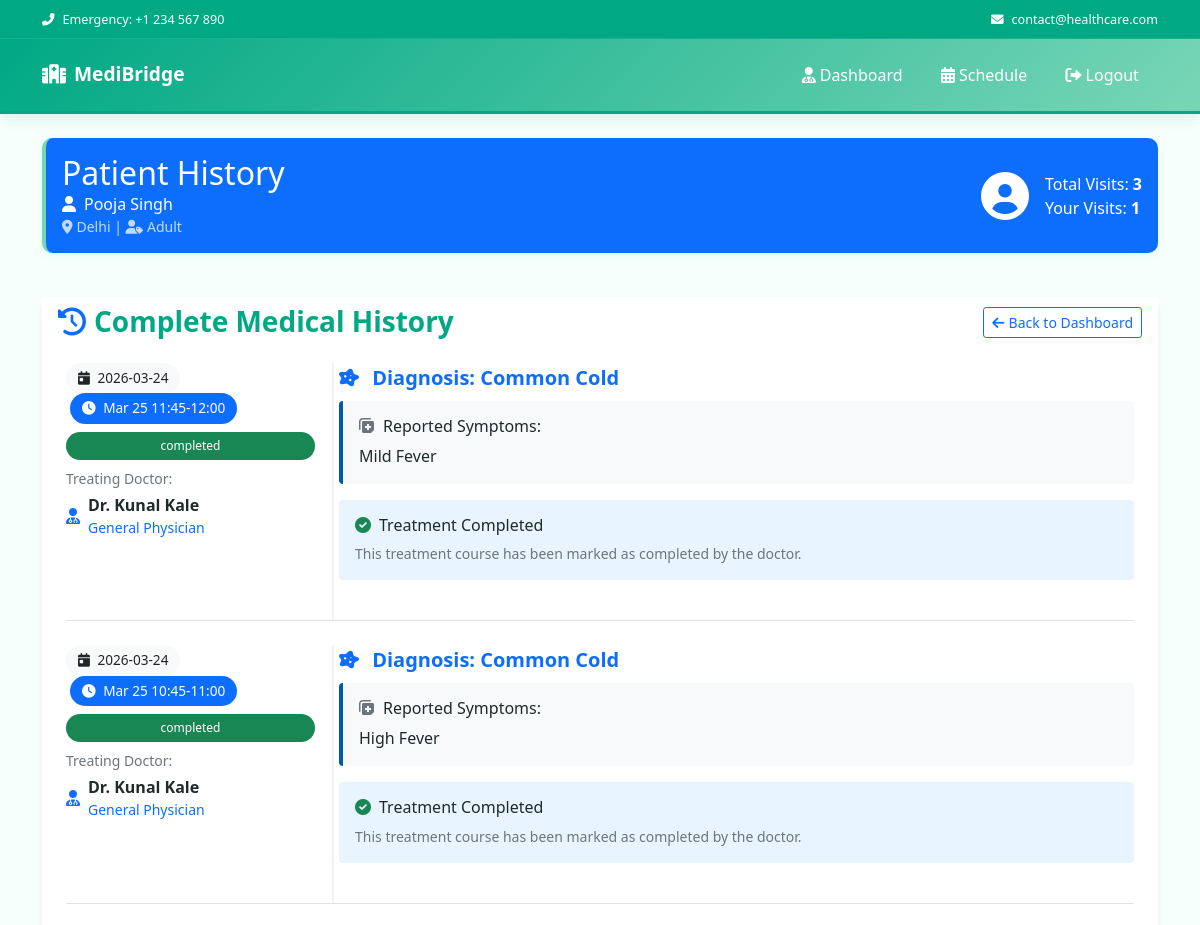
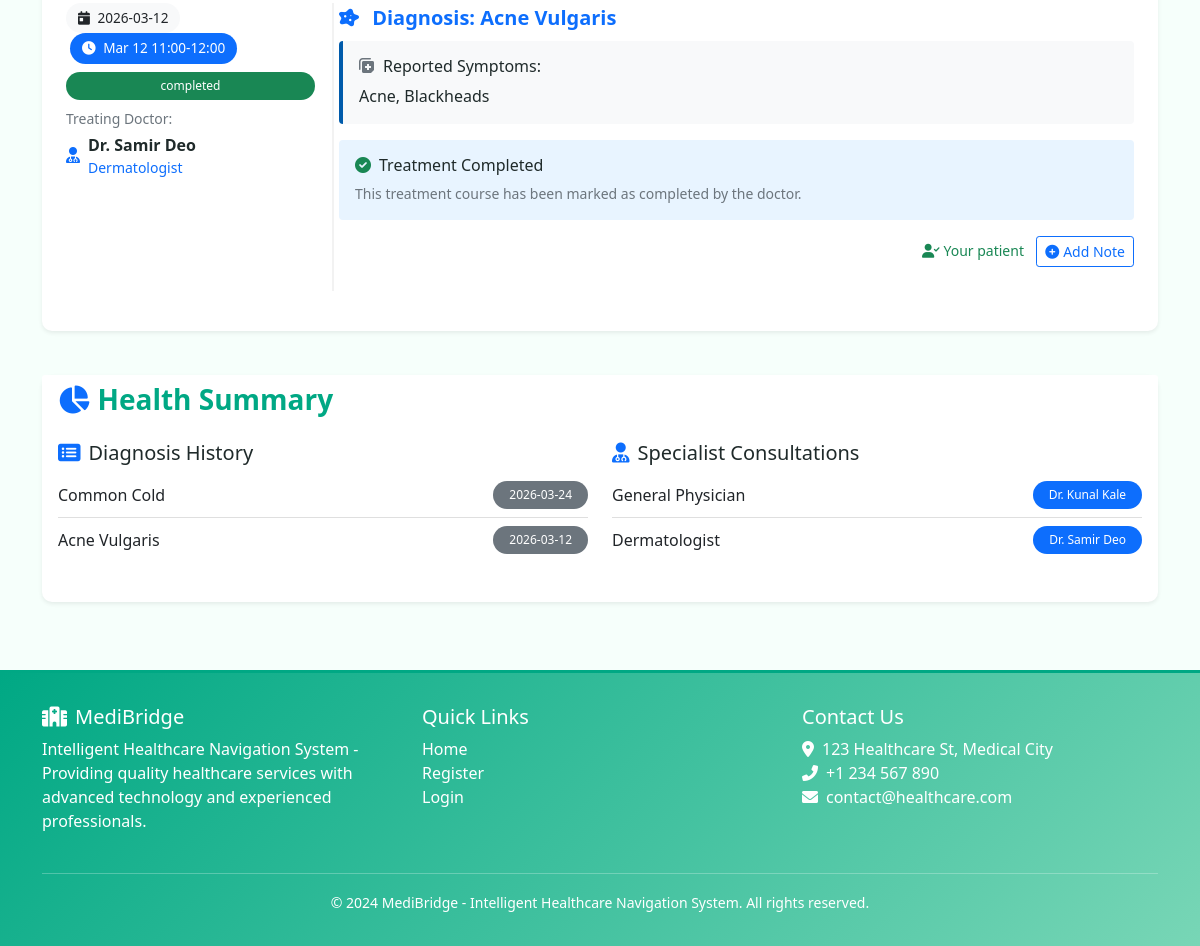
Page /doctor/view_patient/2 (signed in) on the committed database (2 pictures, top to bottom).
### app.py (models this page shows)
class User(UserMixin, db.Model):
    id = db.Column(db.Integer, primary_key=True)
    email = db.Column(db.String(120), unique=True, nullable=False)
    password_hash = db.Column(db.String(128))
    user_type = db.Column(db.String(20), nullable=False)  # 'patient', 'doctor', or 'admin'
    name = db.Column(db.String(100), nullable=False)
    is_admin = db.Column(db.Boolean, default=False)  # Flag for admin access

class Patient(db.Model):
    id = db.Column(db.Integer, primary_key=True)
    user_id = db.Column(db.Integer, db.ForeignKey('user.id'), nullable=False)
    age_category = db.Column(db.String(20), nullable=False, default='Adult')  # 'Child', 'Adult', 'Old Age'
    city = db.Column(db.String(100), nullable=False, default='Unknown')  # Patient's city
    appointments = db.relationship('Appointment', backref='patient', lazy=True)
    user = db.relationship('User', backref='patient_profile', lazy=True)

class Appointment(db.Model):
    id = db.Column(db.Integer, primary_key=True)
    patient_id = db.Column(db.Integer, db.ForeignKey('patient.id'), nullable=False)
    doctor_id = db.Column(db.Integer, db.ForeignKey('doctor.id'), nullable=False)
    symptoms = db.Column(db.Text, nullable=False)
    predicted_disease = db.Column(db.String(100), nullable=False)
    status = db.Column(db.String(20), default='pending')  # pending, accepted, completed
    date_created = db.Column(db.DateTime, server_default=db.func.now())
    appointment_date = db.Column(db.Date, nullable=True)  # The scheduled date for the appointment
    time_slot = db.Column(db.String(20), nullable=True)   # The time slot (e.g., "09:00-10:00")
    medical_notes = db.relationship('MedicalNote', backref='appointment', lazy=True, cascade="all, delete-orphan")

class Doctor(db.Model):
    id = db.Column(db.Integer, primary_key=True)
    user_id = db.Column(db.Integer, db.ForeignKey('user.id'), nullable=False)
    specialization = db.Column(db.String(100), nullable=False)
    min_age = db.Column(db.Integer, nullable=False, default=0)  # Minimum age for patients
    max_age = db.Column(db.Integer, nullable=False, default=100)  # Maximum age for patients
    license_number = db.Column(db.String(100), nullable=True)  # Medical license number
    license_expiry = db.Column(db.Date, nullable=True)  # License expiry date
    qualifications = db.Column(db.Text, nullable=True)  # Comma-separated qualifications
    experience_years = db.Column(db.Integer, nullable=True)  # Years of experience
    hospital_affiliation = db.Column(db.String(200), nullable=True)  # Current hospital/clinic
    city = db.Column(db.String(100), nullable=False, default='Unknown')  # Doctor's city
    contact = db.Column(db.String(15), nullable=True)  #  Doctor phone number
    bio = db.Column(db.Text, nullable=True)  # Professional bio
    is_verified = db.Column(db.Boolean, default=False)  # Admin verification status
    verification_date = db.Column(db.DateTime, nullable=True)  # When admin verified
    appointments = db.relationship('Appointment', backref='doctor', lazy=True)
    user = db.relationship('User', backref='doctor_profile', lazy=True)

### app.py (the view)
@app.route('/doctor/view_patient/<int:patient_id>')
@login_required
def view_patient_history(patient_id):
    if current_user.user_type != 'doctor':
        flash('Only doctors can access patient history')
        return redirect(url_for('home'))
    doctor = Doctor.query.filter_by(user_id=current_user.id).first()
    patient = Patient.query.get_or_404(patient_id)
    all_appointments = Appointment.query.filter_by(patient_id=patient.id).order_by(Appointment.date_created.desc()).all()
    doctor_appointments = [a for a in all_appointments if a.doctor_id == doctor.id]
    if not doctor_appointments:
        flash('Note: You have not personally treated this patient before.', 'warning')
    all_notes = {}
    for appointment in all_appointments:
        notes = MedicalNote.query.filter_by(appointment_id=appointment.id).all()
        visible_notes = [n for n in notes if not n.is_private or n.doctor_id == doctor.id]
        if visible_notes:
            all_notes[appointment.id] = visible_notes
    return render_template('patient_history.html',
                          patient=patient,
                          all_appointments=all_appointments,
                          doctor_appointments=doctor_appointments,
                          current_doctor_id=doctor.id,
                          all_notes=all_notes)

### app.py (called while the page is built)
@login_manager.user_loader
def load_user(user_id):
    return User.query.get(int(user_id))

### templates/patient_history.html (shortened to what this page needs)
{% extends "base.html" %}
{% block content %}
<div class="row">
    <div class="col-12 mb-4">
        <div class="card bg-primary text-white">
            <div class="card-body">
                <div class="d-flex justify-content-between align-items-center flex-wrap">
                    <div>
                        <h2 class="mb-0">Patient History</h2>
                        <p class="mb-0">
                            <i class="fas fa-user me-2"></i>{{ patient.user.name }}
                        </p>
                        <p class="mb-0 small opacity-75">
                            <i class="fas fa-map-marker-alt me-1"></i>{{ patient.city }} |
                            <i class="fas fa-user-tag me-1"></i>{{ patient.age_category }}
                        </p>
                    </div>
                    <div class="d-flex align-items-center">
                        <i class="fas fa-user-circle fa-3x me-3 d-none d-sm-block"></i>
                        <div class="text-right">
                            <p class="mb-0">Total Visits: <strong>{{ all_appointments|length }}</strong></p>
                            <p class="mb-0">Your Visits: <strong>{{ doctor_appointments|length }}</strong></p>
                        </div>
                    </div>
                </div>
            </div>
        </div>
    </div>
    <div class="col-12 mb-4">
        <div class="card border-0 shadow-sm">
            <div class="card-header bg-white border-0 d-flex justify-content-between align-items-center">
                <h3 class="card-title mb-0">
                    <i class="fas fa-history me-2 text-primary"></i>Complete Medical History
                </h3>
                <a href="{{ url_for('doctor_dashboard') }}" class="btn btn-outline-primary btn-sm">
                    <i class="fas fa-arrow-left me-1"></i>Back to Dashboard
                </a>
            </div>
            <div class="card-body p-0">
                {% if all_appointments %}
                <div class="timeline px-4 py-3">
                    {% for appointment in all_appointments %}
                    <div class="timeline-item mb-4 pb-4 {% if not loop.last %}border-bottom{% endif %}">
                        <div class="row">
                            <div class="col-md-3 mb-3 mb-md-0">
                                <div class="d-flex flex-column">
                                    <div class="timeline-date mb-2">
                                        <span class="badge bg-light text-dark">
                                            <i class="fas fa-calendar-day me-1"></i>
                                            {{ appointment.date_created.strftime('%Y-%m-%d') }}
                                        </span>
                                        {% if appointment.appointment_date %}
                                        <span class="badge bg-primary ms-1">
                                            <i class="fas fa-clock me-1"></i>
                                            {{ appointment.appointment_date.strftime('%b %d') }}
                                            {% if appointment.time_slot %}
                                            {{ appointment.time_slot }}
                                            {% endif %}
                                        </span>
                                        {% endif %}
                                    </div>
                                    <span
                                        class="badge bg-{{ 'success' if appointment.status == 'completed' else 'warning' }} mb-2">
                                        {{ appointment.status }}
                                    </span>
                                    <div class="doctor-info">
                                        <small class="text-muted d-block mb-1">Treating Doctor:</small>
                                        <div class="d-flex align-items-center">
                                            <i class="fas fa-user-md me-2 text-primary"></i>
                                            <div>
                                                <strong>Dr. {{ appointment.doctor.user.name }}</strong>
                                                <small class="text-primary d-block">{{ appointment.doctor.specialization
                                                    }}</small>
                                            </div>
                                        </div>
                                    </div>
                                </div>
                            </div>
                            <div class="col-md-9">
                                <div class="timeline-content">
                                    <div class="mb-3">
                                        <span class="d-block fs-5 text-primary mb-2">
                                            <i class="fas fa-disease me-2"></i>
                                            <strong>Diagnosis: {{ appointment.predicted_disease }}</strong>
                                        </span>
                                        <div class="symptoms-box p-3 bg-light rounded mb-3">
                                            <h6 class="mb-2"><i
                                                    class="fas fa-notes-medical me-2 text-muted"></i>Reported Symptoms:
                                            </h6>
                                            <p class="mb-0">{{ appointment.symptoms }}</p>
                                        </div>
                                        {% if appointment.status == 'completed' %}
                                        <div class="treatment-box p-3 rounded" style="background-color: #e8f4ff;">
                                            <h6 class="mb-2"><i
                                                    class="fas fa-check-circle me-2 text-success"></i>Treatment
                                                Completed</h6>
                                            <p class="mb-0 small text-muted">This treatment course has been marked as
                                                completed by the doctor.</p>
                                        </div>
                                        {% endif %}
                                    </div>
                                    <div class="text-end mt-3">
                                        {% if appointment.doctor_id == current_doctor_id %}
                                        <small class="text-success me-2"><i class="fas fa-user-check me-1"></i>Your
                                            patient</small>
                                        <button class="btn btn-sm btn-outline-primary" data-bs-toggle="collapse"
                                            data-bs-target="#addNoteForm_{{ appointment.id }}">
                                            <i class="fas fa-plus-circle me-1"></i>Add Note
                                        </button>
                                        {% endif %}
                                    </div>
                                </div>
                            </div>
                        </div>
                    </div>
                    {% endfor %}
                </div>
                {% else %}
                <div class="text-center py-5">
                    <i class="fas fa-file-medical-alt fa-4x text-muted mb-3"></i>
                    <h5 class="text-muted">No medical history available</h5>
                    <p class="text-muted">This patient has no recorded appointments or diagnoses in the system.</p>
                </div>
                {% endif %}
            </div>
        </div>
    </div>
    <div class="col-12">
        <div class="card border-0 shadow-sm">
            <div class="card-header bg-white border-0">
                <h3 class="card-title mb-0">
                    <i class="fas fa-chart-pie me-2 text-primary"></i>Health Summary
                </h3>
            </div>
            <div class="card-body">
                <div class="row">
                    <div class="col-md-6 mb-4">
                        <h5><i class="fas fa-list-alt text-primary me-2"></i>Diagnosis History</h5>
                        {% set unique_diagnoses = {} %}
                        {% for appointment in all_appointments %}
                        {% if appointment.predicted_disease not in unique_diagnoses %}
                        {% set _ = unique_diagnoses.update({appointment.predicted_disease: appointment.date_created}) %}
                        {% endif %}
                        {% endfor %}
                        {% if unique_diagnoses %}
                        <ul class="list-group list-group-flush">
                            {% for disease, date in unique_diagnoses.items() %}
                            <li class="list-group-item d-flex justify-content-between align-items-center px-0">
                                <span>{{ disease }}</span>
                                <span class="badge bg-secondary">{{ date.strftime('%Y-%m-%d') }}</span>
                            </li>
                            {% endfor %}
                        </ul>
                        {% else %}
                        <p class="text-muted">No diagnoses recorded.</p>
                        {% endif %}
                    </div>
                    <div class="col-md-6">
                        <h5><i class="fas fa-user-md text-primary me-2"></i>Specialist Consultations</h5>
                        {% set unique_specialists = {} %}
                        {% for appointment in all_appointments %}
                        {% if appointment.doctor.specialization not in unique_specialists %}
                        {% set _ = unique_specialists.update({appointment.doctor.specialization:
                        appointment.doctor.user.name}) %}
                        {% endif %}
                        {% endfor %}
                        {% if unique_specialists %}
                        <ul class="list-group list-group-flush">
                            {% for specialization, doctor_name in unique_specialists.items() %}
                            <li class="list-group-item d-flex justify-content-between align-items-center px-0">
                                <span>{{ specialization }}</span>
                                <span class="badge bg-primary">Dr. {{ doctor_name }}</span>
                            </li>
                            {% endfor %}
                        </ul>
                        {% else %}
                        <p class="text-muted">No specialist consultations recorded.</p>
                        {% endif %}
                    </div>
                </div>
            </div>
        </div>
    </div>
</div>
{% endblock %}

### templates/base.html (style rules this page uses)
:root { --primary-color: #00A884; --secondary-color: #78D6B6; --accent-color: #F6FFFB; --text-color: #1F2A2A; --success-color: #00A884; --warning-color: #e67e22; --danger-color: #c0392b; --light-bg: #F6FFFB; }
body { font-family: 'Segoe UI', Tahoma, Geneva, Verdana, sans-serif; background-color: #F6FFFB; overflow-x: hidden; color: #1F2A2A; }
.card { border: none; border-radius: 10px; box-shadow: 0 2px 8px rgba(0, 168, 132, 0.08); transition: all 0.3s ease; margin-bottom: 20px; border-left: 4px solid #78D6B6; background-color: #ffffff; }
.card-title { color: var(--primary-color); font-weight: 600; }
.badge { padding: 0.5rem 1rem; border-radius: 20px; font-weight: 500; }

### templates/patient_history.html (style rules this page uses)
.timeline-item { position: relative; }
.timeline-date .badge { font-size: 0.85rem; padding: 0.5rem 0.75rem; }
.symptoms-box { border-left: 4px solid #005bab; }
@media (min-width: 768px) { .timeline-item::before { content: ''; position: absolute; left: 25%; top: 0; bottom: 0; width: 1px; background-color: rgba(0, 0, 0, 0.1); transform: translateX(-50%); } }

### rows in the picture
User: user.name "Pooja Singh"
Patient: city "Delhi", age_category "Adult"
Appointment: date_created "2026-03-24", appointment_date "Mar 25", time_slot "11:45-12:00", status "completed", doctor.user.name "Kunal Kale", doctor.specialization "General Physician", predicted_disease "Common Cold", symptoms "Mild Fever", shows "Treatment Completed", strftime "2026-03-24"
Appointment: date_created "2026-03-24", appointment_date "Mar 25", time_slot "10:45-11:00", status "completed", doctor.user.name "Kunal Kale", doctor.specialization "General Physician", predicted_disease "Common Cold", symptoms "High Fever", shows "Treatment Completed"
Appointment: date_created "2026-03-12", appointment_date "Mar 12", time_slot "11:00-12:00", status "completed", doctor.user.name "Samir Deo", doctor.specialization "Dermatologist", predicted_disease "Acne Vulgaris", symptoms "Acne, Blackheads", shows "Treatment Completed", strftime "2026-03-12"
Doctor: unique_specialists "General Physician"
User: unique_specialists "Kunal Kale"
Doctor: unique_specialists "Dermatologist"
User: unique_specialists "Samir Deo"

### other values in the picture
{{ all_appointments|length }} "3"
{{ doctor_appointments|length }} "1"
